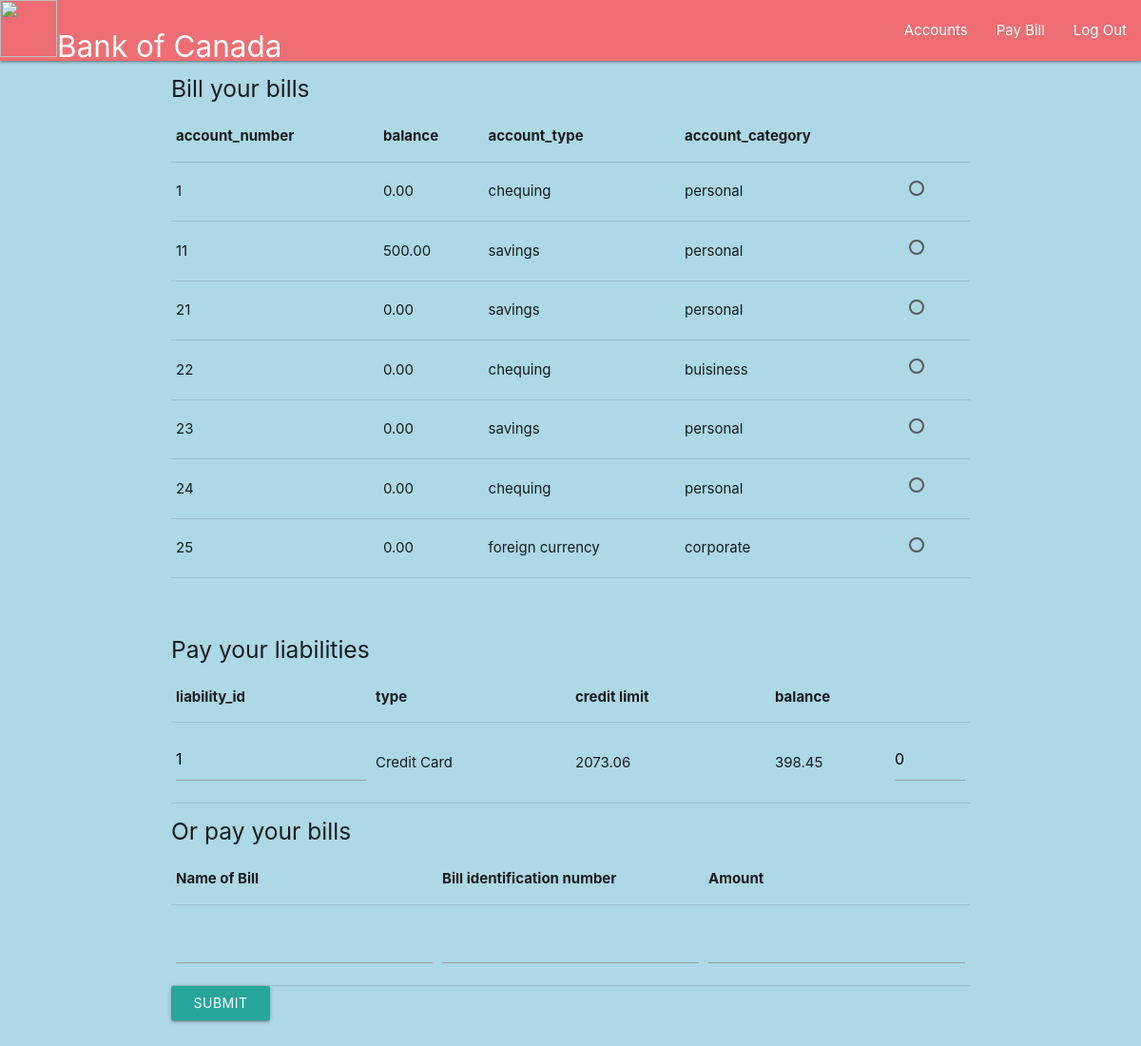
Page /payBills.php (signed in) on the committed database.
### tables this page shows
CREATE TABLE `account` (
  `account_number` int(11) NOT NULL AUTO_INCREMENT,
  `balance` decimal(10,2) NOT NULL,
  `interest_rate_id` int(11) DEFAULT NULL,
  `account_type` varchar(255) DEFAULT NULL,
  `account_category` varchar(255) DEFAULT NULL,
  `client_id` int(11) NOT NULL,
  `transaction_limit` int(45) DEFAULT 25,
  PRIMARY KEY (`account_number`),
  KEY `savings_account_client_client_id_fk` (`client_id`),
  KEY `savings_account_interest_interest_rate_id_fk` (`interest_rate_id`),
  CONSTRAINT `savings_account_client_client_id_fk` FOREIGN KEY (`client_id`) REFERENCES `client` (`client_id`) ON UPDATE CASCADE,
  CONSTRAINT `savings_account_interest_interest_rate_id_fk` FOREIGN KEY (`interest_rate_id`) REFERENCES `interest` (`interest_rate_id`) ON UPDATE CASCADE
);

CREATE TABLE `liability` (
  `liability_id` int(11) NOT NULL AUTO_INCREMENT,
  `type` varchar(45) NOT NULL,
  `credit_limit` decimal(10,2) NOT NULL DEFAULT '1500.00',
  `client_id` int(11) NOT NULL,
  `interest_rate_id` int(11) NOT NULL,
  `balance` decimal(10,2) DEFAULT '0.00',
  PRIMARY KEY (`liability_id`),
  KEY `credit_card_client_client_id_fk` (`client_id`),
  KEY `credit_card_interest_rate_interest_rate_id_fk` (`interest_rate_id`),
  CONSTRAINT `credit_card_client_client_id_fk` FOREIGN KEY (`client_id`) REFERENCES `client` (`client_id`) ON DELETE CASCADE ON UPDATE CASCADE,
  CONSTRAINT `credit_card_interest_rate_interest_rate_id_fk` FOREIGN KEY (`interest_rate_id`) REFERENCES `interest` (`interest_rate_id`) ON DELETE CASCADE ON UPDATE CASCADE
);

### payBills.php (the view, shortened to what this page needs)
<!DOCTYPE html>
<html lang="en" dir="ltr">
  <head>
    <link rel="stylesheet" href="https://cdnjs.cloudflare.com/ajax/libs/materialize/1.0.0/css/materialize.min.css">
  </head>
  <body>
    <?php
      include('client_navbar.php');
     ?>
    <?php
    if(isset($_SESSION['client_id'])){
      $client_id = $_SESSION['client_id'];
      $servername = "localhost";
      $username = "root";
      $password_db = "";
      $conn = new mysqli($servername, $username, $password_db);
      $sql = "SELECT * FROM account WHERE client_id=".$client_id.";";
      $result = $conn->query($sql);
?>
  <div class="container">
   <h5>Bill your bills</h5>
  <form action="submitPayBill.php" method="post">
<?php
      if ($result->num_rows > 0) {
        echo     "<table border='1' class='highlight' id='account_table'>
            <tr>
              <th>account_number</th>
              <th>balance</th>
              <th>account_type</th>
              <th>account_category</th>
              <th></th>
            </tr>";
          while($row = $result->fetch_assoc()) {
              echo "<tr>";
              echo '<td>'.$row['account_number'].'</td>';
              echo '<td>'.$row['balance'].'</td>';
              echo '<td>'.$row['account_type'].'</td>';
              echo '<td>'.$row['account_category'].'</td>';
              $account_number = $row['account_number'];
              echo "<td>      <label> <input type='radio' name='account_number' value=$account_number />  <span></span> </label> </td>";
              echo "</tr>";
          }
          echo "</table>";
      }
      echo "<br><br>";
      $sql = "SELECT * FROM liability WHERE client_id=".$client_id.";";
      $result = $conn->query($sql);
      if ($result->num_rows > 0) {
        ?>
        <h5>Pay your liabilities</h5>
        <table border='1' class='highlight' id='account_table'>
        <colgroup>
           <col span='1' style='width: 25%;'>
           <col span='1' style='width: 25%;'>
           <col span='1' style='width: 25%;'>
           <col span='1' style='width: 15%;'>
        </colgroup>
            <tr>
              <th>liability_id</th>
              <th>type</th>
              <th>credit limit</th>
              <th>balance</th>
              <th></th>
            </tr>
            <?php
          while($row = $result->fetch_assoc()) {
              echo "<tr>";
              echo "<td><input type='text' name='liability_id' value=".$row['liability_id']." readonly />"."</td>";
              echo '<td>'.$row['type'].'</td>';
              echo '<td>'.$row['credit_limit'].'</td>';
              echo '<td>'.$row['balance'].'</td>';
              echo "<td><input type='text' name='amount' value=0 /></td>";
              echo "</tr>";
          }
          echo "</table>";
      }
    }
    else{
            echo "<script>M.toast({html: 'Error', classes: 'rounded'});</script>";
            header('refresh:1,url=index.php');
    }
?>
<h5>Or pay your bills</h5>
<table>
  <tr>
    <th>Name of Bill</th>
    <th>Bill identification number</th>
    <th>Amount</th>
  </tr>
  <tr>
    <td> <input type="text" name="bill_name" value=""> </td>
    <td> <input type="text" name="bill_number" value=""> </td>
    <td> <input type="text" name="bill_amount" value=""> </td>
  </tr>
</table>
<button class="btn waves-effect waves-light" type="submit" name="action" >Submit
</button>
<br><br><br>
</form>
</div>
  </body>
</html>

### payBills.php (style rules this page uses)
body { background-color: lightblue; }

### rows in the picture
account: account_number "1", balance "0.00", account_type "chequing", account_category "personal"
account: account_number "11", balance "500.00", account_type "savings", account_category "personal"
account: account_number "21", balance "0.00", account_type "savings", account_category "personal"
account: account_number "22", balance "0.00", account_type "chequing", account_category "buisiness"
account: account_number "23", balance "0.00", account_type "savings", account_category "personal"
account: account_number "24", balance "0.00", account_type "chequing", account_category "personal"
account: account_number "25", balance "0.00", account_type "foreign currency", account_category "corporate"
liability: liability_id "1", type "Credit Card", credit_limit "2073.06", balance "398.45"
